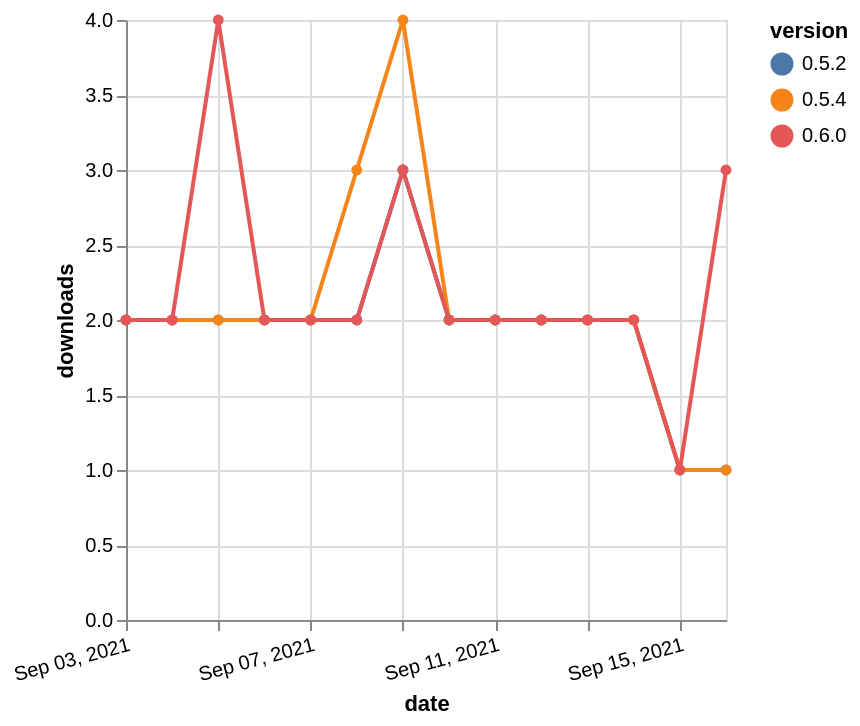

Write the Vega-Lite specification saved for this chart.
### Vega-Lite specification from a JSON file in a GitHub repository (floating-point values rounded to 4 significant figures)
{"$schema": "https://vega.github.io/schema/vega-lite/v5.json", "description": "A simple bar chart with embedded data.", "data": {"values": [{"date": "2021-09-03", "total": 2256, "delta": 2, "version": "0.5.2"}, {"date": "2021-09-04", "total": 2258, "delta": 2, "version": "0.5.2"}, {"date": "2021-09-05", "total": 2260, "delta": 2, "version": "0.5.2"}, {"date": "2021-09-06", "total": 2262, "delta": 2, "version": "0.5.2"}, {"date": "2021-09-07", "total": 2264, "delta": 2, "version": "0.5.2"}, {"date": "2021-09-08", "total": 2266, "delta": 2, "version": "0.5.2"}, {"date": "2021-09-09", "total": 2269, "delta": 3, "version": "0.5.2"}, {"date": "2021-09-10", "total": 2271, "delta": 2, "version": "0.5.2"}, {"date": "2021-09-11", "total": 2273, "delta": 2, "version": "0.5.2"}, {"date": "2021-09-12", "total": 2275, "delta": 2, "version": "0.5.2"}, {"date": "2021-09-13", "total": 2277, "delta": 2, "version": "0.5.2"}, {"date": "2021-09-14", "total": 2279, "delta": 2, "version": "0.5.2"}, {"date": "2021-09-15", "total": 2280, "delta": 1, "version": "0.5.2"}, {"date": "2021-09-16", "total": 2281, "delta": 1, "version": "0.5.2"}, {"date": "2021-09-03", "total": 2302, "delta": 2, "version": "0.5.4"}, {"date": "2021-09-04", "total": 2304, "delta": 2, "version": "0.5.4"}, {"date": "2021-09-05", "total": 2306, "delta": 2, "version": "0.5.4"}, {"date": "2021-09-06", "total": 2308, "delta": 2, "version": "0.5.4"}, {"date": "2021-09-07", "total": 2310, "delta": 2, "version": "0.5.4"}, {"date": "2021-09-08", "total": 2313, "delta": 3, "version": "0.5.4"}, {"date": "2021-09-09", "total": 2317, "delta": 4, "version": "0.5.4"}, {"date": "2021-09-10", "total": 2319, "delta": 2, "version": "0.5.4"}, {"date": "2021-09-11", "total": 2321, "delta": 2, "version": "0.5.4"}, {"date": "2021-09-12", "total": 2323, "delta": 2, "version": "0.5.4"}, {"date": "2021-09-13", "total": 2325, "delta": 2, "version": "0.5.4"}, {"date": "2021-09-14", "total": 2327, "delta": 2, "version": "0.5.4"}, {"date": "2021-09-15", "total": 2328, "delta": 1, "version": "0.5.4"}, {"date": "2021-09-16", "total": 2329, "delta": 1, "version": "0.5.4"}, {"date": "2021-09-03", "total": 344, "delta": 2, "version": "0.6.0"}, {"date": "2021-09-04", "total": 346, "delta": 2, "version": "0.6.0"}, {"date": "2021-09-05", "total": 350, "delta": 4, "version": "0.6.0"}, {"date": "2021-09-06", "total": 352, "delta": 2, "version": "0.6.0"}, {"date": "2021-09-07", "total": 354, "delta": 2, "version": "0.6.0"}, {"date": "2021-09-08", "total": 356, "delta": 2, "version": "0.6.0"}, {"date": "2021-09-09", "total": 359, "delta": 3, "version": "0.6.0"}, {"date": "2021-09-10", "total": 361, "delta": 2, "version": "0.6.0"}, {"date": "2021-09-11", "total": 363, "delta": 2, "version": "0.6.0"}, {"date": "2021-09-12", "total": 365, "delta": 2, "version": "0.6.0"}, {"date": "2021-09-13", "total": 367, "delta": 2, "version": "0.6.0"}, {"date": "2021-09-14", "total": 369, "delta": 2, "version": "0.6.0"}, {"date": "2021-09-15", "total": 370, "delta": 1, "version": "0.6.0"}, {"date": "2021-09-16", "total": 373, "delta": 3, "version": "0.6.0"}]}, "width": "container", "mark": {"type": "line", "point": {"filled": true}}, "encoding": {"x": {"field": "date", "type": "temporal", "timeUnit": "yearmonthdate", "title": "date", "axis": {"labelAngle": -15}}, "y": {"field": "delta", "type": "quantitative", "title": "downloads"}, "color": {"field": "version", "type": "nominal"}, "tooltip": {"field": "delta"}}}
